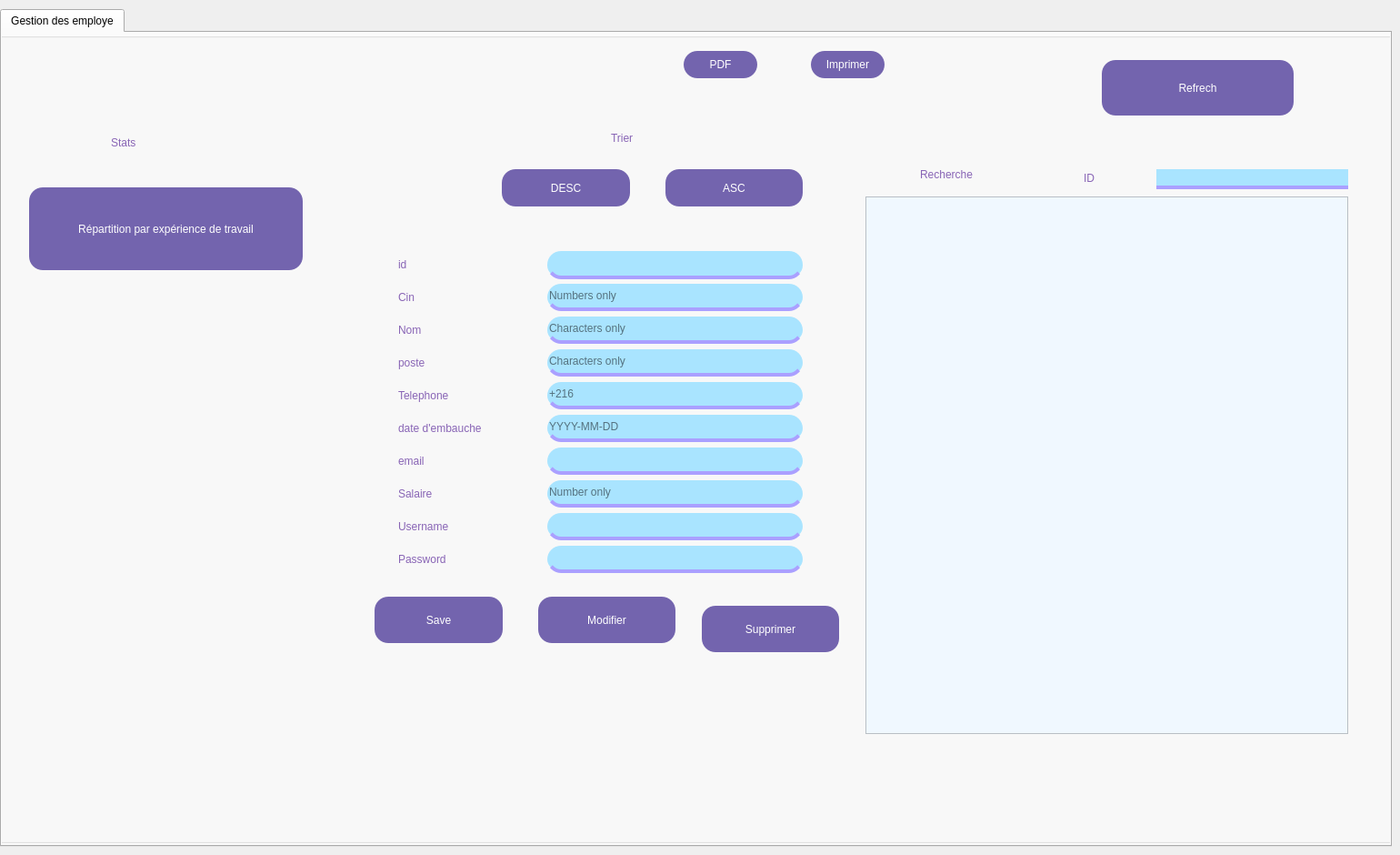
   <widget class="QWidget" name="page_2">
    <widget class="QTabWidget" name="tabWidget_2">
     <property name="geometry">
      <rect>
       <x>0</x>
       <y>10</y>
       <width>1531</width>
       <height>921</height>
      </rect>
     </property>
     <property name="styleSheet">
      <string notr="true"/>
     </property>
     <property name="currentIndex">
      <number>0</number>
     </property>
     <widget class="QWidget" name="tab_2">
      <attribute name="title">
       <string>Gestion des employe</string>
      </attribute>
      <widget class="QGroupBox" name="groupBox">
       <property name="geometry">
        <rect>
         <x>-40</x>
         <y>0</y>
         <width>1641</width>
         <height>891</height>
        </rect>
       </property>
       <property name="styleSheet">
        <string notr="true">background-color: transparent;
color: rgb(136, 100, 181);
font: 900 9pt &quot;Segoe UI Black&quot;;</string>
       </property>
       <property name="title">
        <string/>
       </property>
       <widget class="QPushButton" name="pb_ajouter">
        <property name="geometry">
         <rect>
          <x>450</x>
          <y>620</y>
          <width>141</width>
          <height>51</height>
         </rect>
        </property>
        <property name="styleSheet">
         <string notr="true">QPushButton
{
border:none;
color: white;
background-color: rgb(115, 100, 174);
font: 700 9pt &quot;Segoe UI&quot;;
border-radius:15px;
min-width: 80px; 
min-height: 30px; 
}

QPushButton:Hover
{
background-color: rgb(75,0,130);
}
QPushButton:pressed
{
border-bottom:5px solid rgb(75,0,130);
}


</string>
        </property>
        <property name="text">
         <string>Save</string>
        </property>
       </widget>
       <widget class="QLineEdit" name="cin_e">
        <property name="geometry">
         <rect>
          <x>640</x>
          <y>276</y>
          <width>281</width>
          <height>30</height>
         </rect>
        </property>
        <property name="styleSheet">
         <string notr="true">QLineEdit
{
	color:black;
	background-color: rgb(169, 228, 255);
	border:none;
	border-bottom:4px solid rgb(170,160 , 255) ;
	border-radius:15px;
}

QLineEdit:Focus
{
	border:4px solid rgb(170,160 , 255);
}</string>
        </property>
        <property name="placeholderText">
         <string>Numbers only</string>
        </property>
       </widget>
       <widget class="QLabel" name="label_2">
        <property name="geometry">
         <rect>
          <x>476</x>
          <y>312</y>
          <width>58</width>
          <height>30</height>
         </rect>
        </property>
        <property name="styleSheet">
         <string notr="true"/>
        </property>
        <property name="text">
         <string>Nom</string>
        </property>
       </widget>
       <widget class="QLineEdit" name="nom_e">
        <property name="geometry">
         <rect>
          <x>640</x>
          <y>312</y>
          <width>281</width>
          <height>30</height>
         </rect>
        </property>
        <property name="styleSheet">
         <string notr="true">QLineEdit
{
	color:black;
	background-color: rgb(169, 228, 255);
	border:none;
	border-bottom:4px solid rgb(170,160 , 255) ;
	border-radius:15px;
}

QLineEdit:Focus
{
	border:4px solid rgb(170,160 , 255);
}</string>
        </property>
        <property name="placeholderText">
         <string>Characters only</string>
        </property>
       </widget>
       <widget class="QLabel" name="label_3">
        <property name="geometry">
         <rect>
          <x>476</x>
          <y>276</y>
          <width>46</width>
          <height>30</height>
         </rect>
        </property>
        <property name="styleSheet">
         <string notr="true"/>
        </property>
        <property name="text">
         <string>Cin</string>
        </property>
       </widget>
       <widget class="QLabel" name="label_4">
        <property name="geometry">
         <rect>
          <x>476</x>
          <y>348</y>
          <width>65</width>
          <height>30</height>
         </rect>
        </property>
        <property name="styleSheet">
         <string notr="true"/>
        </property>
        <property name="text">
         <string>poste</string>
        </property>
       </widget>
       <widget class="QLineEdit" name="poste_e">
        <property name="geometry">
         <rect>
          <x>640</x>
          <y>348</y>
          <width>281</width>
          <height>30</height>
         </rect>
        </property>
        <property name="styleSheet">
         <string notr="true">QLineEdit
{
	color:black;
	background-color: rgb(169, 228, 255);
	border:none;
	border-bottom:4px solid rgb(170,160 , 255) ;
	border-radius:15px;
}

QLineEdit:Focus
{
	border:4px solid rgb(170,160 , 255);
}</string>
        </property>
        <property name="placeholderText">
         <string>Characters only</string>
        </property>
       </widget>
       <widget class="QLabel" name="label_9">
        <property name="geometry">
         <rect>
          <x>476</x>
          <y>492</y>
          <width>76</width>
          <height>30</height>
         </rect>
        </property>
        <property name="styleSheet">
         <string notr="true"/>
        </property>
        <property name="text">
         <string>Salaire</string>
        </property>
       </widget>
       <widget class="QLineEdit" name="salaire_e">
        <property name="geometry">
         <rect>
          <x>640</x>
          <y>492</y>
          <width>281</width>
          <height>30</height>
         </rect>
        </property>
        <property name="styleSheet">
         <string notr="true">QLineEdit
{
	color:black;
	background-color: rgb(169, 228, 255);
	border:none;
	border-bottom:4px solid rgb(170,160 , 255) ;
	border-radius:15px;
}

QLineEdit:Focus
{
	border:4px solid rgb(170,160 , 255);
}</string>
        </property>
        <property name="placeholderText">
         <string>Number only</string>
        </property>
       </widget>
       <widget class="QLabel" name="label_6">
        <property name="geometry">
         <rect>
          <x>476</x>
          <y>420</y>
          <width>158</width>
          <height>30</height>
         </rect>
        </property>
        <property name="text">
         <string>date d'embauche</string>
        </property>
       </widget>
       <widget class="QLineEdit" name="datee_e">
        <property name="geometry">
         <rect>
          <x>640</x>
          <y>420</y>
          <width>281</width>
          <height>30</height>
         </rect>
        </property>
        <property name="styleSheet">
         <string notr="true">QLineEdit
{
	color:black;
	background-color: rgb(169, 228, 255);
	border:none;
	border-bottom:4px solid rgb(170,160 , 255) ;
	border-radius:15px;
}

QLineEdit:Focus
{
	border:4px solid rgb(170,160 , 255);
}</string>
        </property>
        <property name="placeholderText">
         <string>YYYY-MM-DD</string>
        </property>
       </widget>
       <widget class="QTableView" name="tab_employes">
        <property name="geometry">
         <rect>
          <x>990</x>
          <y>180</y>
          <width>531</width>
          <height>591</height>
         </rect>
        </property>
        <property name="styleSheet">
         <string notr="true">QTableView {
    background-color: #f0f8ff; /* Background color for the table */
    alternate-background-color: #e6f2ff; /* Color for alternating rows */
    gridline-color: #c1c1c1; /* Grid line color */
    selection-background-color: #add8e6; /* Background color when a cell is selected */
    selection-color: #000000; /* Text color when a cell is selected */
    font: bold 12px &quot;Arial&quot;; /* Font settings for the table cells */
}

QHeaderView::section {
    background-color: #4682b4; /* Header background color */
    color: white; /* Header text color */
    font: bold 13px &quot;Arial&quot;; /* Font settings for the header */
    border: 1px solid #6c757d; /* Border for the header */
    padding: 4px; /* Padding in header */
}

QTableWidget QTableCornerButton::section {
    background-color: #4682b4; /* Corner button background */
    border: 1px solid #6c757d; /* Corner button border */
}

/* Vertical Scrollbar */
QScrollBar:vertical {
    border: none;
    background-color: #F0F8FF; /* Background of the scrollbar */
    width: 25px; /* Width of the vertical scrollbar */
    margin: 20px 0; /* Margin at the top and bottom */
}

QScrollBar::handle:vertical {
    background-color: #4682B4; /* Color of the scrollbar handle */
    min-height: 40px; /* Minimum height of the handle */
    border-radius: 8px; /* Rounded scrollbar handle */
}

QScrollBar::add-line:vertical, QScrollBar::sub-line:vertical {
    background-color: #4682B4; /* Color of the scroll buttons */
    height: 25px; /* Size of the scroll buttons */
    subcontrol-origin: margin;
    subcontrol-position: top;
    border-radius: 5px; /* Rounded scroll buttons */
}

QScrollBar::add-line:vertical:hover, QScrollBar::sub-line:vertical:hover {
    background-color: #5A9BD6; /* Hover effect for the scroll buttons */
}

QScrollBar::add-line:vertical:pressed, QScrollBar::sub-line:vertical:pressed {
    background-color: #2F6690; /* Pressed effect for the scroll buttons */
}

QScrollBar::up-arrow:vertical, QScrollBar::down-arrow:vertical {
    border: none;
    width: 10px; /* Larger arrow size */
    height: 10px;
    background: none;
}

/* Horizontal Scrollbar */
QScrollBar:horizontal {
    border: none;
    background-color: #F0F8FF; /* Background of the scrollbar */
    height: 25px; /* Height of the horizontal scrollbar */
    margin: 0 20px; /* Margin on the left and right */
}

QScrollBar::handle:horizontal {
    background-color: #4682B4; /* Color of the scrollbar handle */
    min-width: 40px; /* Minimum width of the handle */
    border-radius: 8px; /* Rounded scrollbar handle */
}

QScrollBar::add-line:horizontal, QScrollBar::sub-line:horizontal {
    background-color: #4682B4; /* Color of the scroll buttons */
    width: 25px; /* Size of the scroll buttons */
    subcontrol-origin: margin;
    subcontrol-position: left;
    border-radius: 5px;
}

QScrollBar::add-line:horizontal:hover, QScrollBar::sub-line:horizontal:hover {
    background-color: #5A9BD6; /* Hover effect for the scroll buttons */
}

QScrollBar::add-line:horizontal:pressed, QScrollBar::sub-line:horizontal:pressed {
    background-color: #2F6690; /* Pressed effect for the scroll buttons */
}

QScrollBar::left-arrow:horizontal, QScrollBar::right-arrow:horizontal {
    border: none;
    width: 10px; /* Larger arrow size */
    height: 10px;
    background: none;
}
</string>
        </property>
       </widget>
       <widget class="QLabel" name="label_21">
        <property name="geometry">
         <rect>
          <x>476</x>
          <y>384</y>
          <width>104</width>
          <height>30</height>
         </rect>
        </property>
        <property name="text">
         <string>Telephone</string>
        </property>
       </widget>
       <widget class="QLineEdit" name="telephone_e">
        <property name="geometry">
         <rect>
          <x>640</x>
          <y>384</y>
          <width>281</width>
          <height>30</height>
         </rect>
        </property>
        <property name="styleSheet">
         <string notr="true">QLineEdit
{
	color:black;
	background-color: rgb(169, 228, 255);
	border:none;
	border-bottom:4px solid rgb(170,160 , 255) ;
	border-radius:15px;
}

QLineEdit:Focus
{
	border:4px solid rgb(170,160 , 255);
}</string>
        </property>
        <property name="placeholderText">
         <string>+216</string>
        </property>
       </widget>
       <widget class="QPushButton" name="pb_modifier_2">
        <property name="geometry">
         <rect>
          <x>630</x>
          <y>620</y>
          <width>151</width>
          <height>51</height>
         </rect>
        </property>
        <property name="styleSheet">
         <string notr="true">QPushButton
{
border:none;
color: white;
background-color: rgb(115, 100, 174);
font: 700 9pt &quot;Segoe UI&quot;;
border-radius:15px;
min-width: 80px; 
min-height: 30px; 
}

QPushButton:Hover
{
background-color: rgb(75,0,130);
}
QPushButton:pressed
{
border-bottom:5px solid rgb(75,0,130);
}


</string>
        </property>
        <property name="text">
         <string>Modifier</string>
        </property>
       </widget>
       <widget class="QPushButton" name="pb_supprimer">
        <property name="geometry">
         <rect>
          <x>810</x>
          <y>630</y>
          <width>151</width>
          <height>51</height>
         </rect>
        </property>
        <property name="styleSheet">
         <string notr="true">QPushButton
{
border:none;
color: white;
background-color: rgb(115, 100, 174);
font: 700 9pt &quot;Segoe UI&quot;;
border-radius:15px;
min-width: 80px; 
min-height: 30px; 
}

QPushButton:Hover
{
background-color: rgb(75,0,130);
}
QPushButton:pressed
{
border-bottom:5px solid rgb(75,0,130);
}


</string>
        </property>
        <property name="text">
         <string>Supprimer</string>
        </property>
       </widget>
       <widget class="QRadioButton" name="radioButton">
        <property name="geometry">
         <rect>
          <x>1210</x>
          <y>150</y>
          <width>97</width>
          <height>20</height>
         </rect>
        </property>
        <property name="text">
         <string>ID</string>
        </property>
       </widget>
       <widget class="QLabel" name="label_7">
        <property name="geometry">
         <rect>
          <x>1050</x>
          <y>140</y>
          <width>121</width>
          <height>31</height>
         </rect>
        </property>
        <property name="text">
         <string>Recherche</string>
        </property>
       </widget>
       <widget class="QLineEdit" name="lineEdit">
        <property name="geometry">
         <rect>
          <x>1310</x>
          <y>150</y>
          <width>211</width>
          <height>22</height>
         </rect>
        </property>
        <property name="styleSheet">
         <string notr="true">QLineEdit
{
	color:black;
	background-color: rgb(169, 228, 255);
	border:none;
	border-bottom:4px solid rgb(170,160 , 255) ;
	border-radius:15px;
}

QLineEdit:Focus
{
	border:4px solid rgb(170,160 , 255);
}</string>
        </property>
       </widget>
       <widget class="QPushButton" name="sortAscButton">
        <property name="geometry">
         <rect>
          <x>770</x>
          <y>150</y>
          <width>151</width>
          <height>41</height>
         </rect>
        </property>
        <property name="styleSheet">
         <string notr="true">QPushButton
{
border:none;
color: white;
background-color: rgb(115, 100, 174);
font: 700 9pt &quot;Segoe UI&quot;;
border-radius:15px;
min-width: 80px; 
min-height: 30px; 
}

QPushButton:Hover
{
background-color: rgb(75,0,130);
}
QPushButton:pressed
{
border-bottom:5px solid rgb(75,0,130);
}


</string>
        </property>
        <property name="text">
         <string>ASC</string>
        </property>
       </widget>
       <widget class="QPushButton" name="sortDescButton">
        <property name="geometry">
         <rect>
          <x>590</x>
          <y>150</y>
          <width>141</width>
          <height>41</height>
         </rect>
        </property>
        <property name="styleSheet">
         <string notr="true">QPushButton
{
border:none;
color: white;
background-color: rgb(115, 100, 174);
font: 700 9pt &quot;Segoe UI&quot;;
border-radius:15px;
min-width: 80px; 
min-height: 30px; 
}

QPushButton:Hover
{
background-color: rgb(75,0,130);
}
QPushButton:pressed
{
border-bottom:5px solid rgb(75,0,130);
}


</string>
        </property>
        <property name="text">
         <string>DESC</string>
        </property>
       </widget>
       <widget class="QLabel" name="label_8">
        <property name="geometry">
         <rect>
          <x>710</x>
          <y>100</y>
          <width>101</width>
          <height>31</height>
         </rect>
        </property>
        <property name="text">
         <string>Trier</string>
        </property>
       </widget>
       <widget class="QLabel" name="label_13">
        <property name="geometry">
         <rect>
          <x>476</x>
          <y>528</y>
          <width>102</width>
          <height>30</height>
         </rect>
        </property>
        <property name="text">
         <string>Username</string>
        </property>
       </widget>
       <widget class="QLineEdit" name="user_e">
        <property name="geometry">
         <rect>
          <x>640</x>
          <y>528</y>
          <width>281</width>
          <height>30</height>
         </rect>
        </property>
        <property name="styleSheet">
         <string notr="true">QLineEdit
{
	color:black;
	background-color: rgb(169, 228, 255);
	border:none;
	border-bottom:4px solid rgb(170,160 , 255) ;
	border-radius:15px;
}

QLineEdit:Focus
{
	border:4px solid rgb(170,160 , 255);
}</string>
        </property>
        <property name="placeholderText">
         <string/>
        </property>
       </widget>
       <widget class="QLabel" name="label_14">
        <property name="geometry">
         <rect>
          <x>476</x>
          <y>564</y>
          <width>98</width>
          <height>30</height>
         </rect>
        </property>
        <property name="text">
         <string>Password</string>
        </property>
       </widget>
       <widget class="QLineEdit" name="pas_e">
        <property name="geometry">
         <rect>
          <x>640</x>
          <y>564</y>
          <width>281</width>
          <height>30</height>
         </rect>
        </property>
        <property name="styleSheet">
         <string notr="true">QLineEdit
{
	color:black;
	background-color: rgb(169, 228, 255);
	border:none;
	border-bottom:4px solid rgb(170,160 , 255) ;
	border-radius:15px;
}

QLineEdit:Focus
{
	border:4px solid rgb(170,160 , 255);
}</string>
        </property>
       </widget>
       <widget class="QPushButton" name="pb_pdf">
        <property name="geometry">
         <rect>
          <x>790</x>
          <y>20</y>
          <width>81</width>
          <height>30</height>
         </rect>
        </property>
        <property name="styleSheet">
         <string notr="true">QPushButton
{
border:none;
color: white;
background-color: rgb(115, 100, 174);
font: 700 9pt &quot;Segoe UI&quot;;
border-radius:15px;
min-width: 80px; 
min-height: 30px; 
}

QPushButton:Hover
{
background-color: rgb(75,0,130);
}
QPushButton:pressed
{
border-bottom:5px solid rgb(75,0,130);
}


</string>
        </property>
        <property name="text">
         <string>PDF</string>
        </property>
       </widget>
       <widget class="QPushButton" name="refrech_pb">
        <property name="geometry">
         <rect>
          <x>1250</x>
          <y>30</y>
          <width>211</width>
          <height>61</height>
         </rect>
        </property>
        <property name="styleSheet">
         <string notr="true">QPushButton
{
border:none;
color: white;
background-color: rgb(115, 100, 174);
font: 700 9pt &quot;Segoe UI&quot;;
border-radius:15px;
min-width: 80px; 
min-height: 30px; 
}

QPushButton:Hover
{
background-color: rgb(75,0,130);
}
QPushButton:pressed
{
border-bottom:5px solid rgb(75,0,130);
}


</string>
        </property>
        <property name="text">
         <string>Refrech</string>
        </property>
       </widget>
       <widget class="QPushButton" name="statb">
        <property name="geometry">
         <rect>
          <x>70</x>
          <y>170</y>
          <width>301</width>
          <height>91</height>
         </rect>
        </property>
        <property name="styleSheet">
         <string notr="true">QPushButton
{
border:none;
color: white;
background-color: rgb(115, 100, 174);
font: 700 9pt &quot;Segoe UI&quot;;
border-radius:15px;
min-width: 80px; 
min-height: 30px; 
}

QPushButton:Hover
{
background-color: rgb(75,0,130);
}
QPushButton:pressed
{
border-bottom:5px solid rgb(75,0,130);
}


</string>
        </property>
        <property name="text">
         <string>Répartition par expérience de travail</string>
        </property>
       </widget>
       <widget class="QLabel" name="label_20">
        <property name="geometry">
         <rect>
          <x>160</x>
          <y>100</y>
          <width>111</width>
          <height>41</height>
         </rect>
        </property>
        <property name="text">
         <string>Stats</string>
        </property>
       </widget>
       <widget class="QLabel" name="lab_chart_pie">
        <property name="geometry">
         <rect>
          <x>660</x>
          <y>140</y>
          <width>541</width>
          <height>600</height>
         </rect>
        </property>
        <property name="font">
         <font>
          <family>Segoe UI Black</family>
          <pointsize>9</pointsize>
          <weight>99</weight>
          <italic>false</italic>
          <bold>true</bold>
         </font>
        </property>
        <property name="text">
         <string/>
        </property>
       </widget>
       <widget class="QLabel" name="lab_chart_bar">
        <property name="geometry">
         <rect>
          <x>940</x>
          <y>200</y>
          <width>541</width>
          <height>701</height>
         </rect>
        </property>
        <property name="font">
         <font>
          <family>Segoe UI Black</family>
          <pointsize>9</pointsize>
          <weight>99</weight>
          <italic>false</italic>
          <bold>true</bold>
         </font>
        </property>
        <property name="text">
         <string/>
        </property>
       </widget>
       <widget class="QPushButton" name="Imprimer">
        <property name="geometry">
         <rect>
          <x>930</x>
          <y>20</y>
          <width>81</width>
          <height>30</height>
         </rect>
        </property>
        <property name="styleSheet">
         <string notr="true">QPushButton
{
border:none;
color: white;
background-color: rgb(115, 100, 174);
font: 700 9pt &quot;Segoe UI&quot;;
border-radius:15px;
min-width: 80px; 
min-height: 30px; 
}

QPushButton:Hover
{
background-color: rgb(75,0,130);
}
QPushButton:pressed
{
border-bottom:5px solid rgb(75,0,130);
}


</string>
        </property>
        <property name="text">
         <string>Imprimer</string>
        </property>
       </widget>
       <widget class="QLabel" name="label_15">
        <property name="geometry">
         <rect>
          <x>476</x>
          <y>240</y>
          <width>35</width>
          <height>30</height>
         </rect>
        </property>
        <property name="styleSheet">
         <string notr="true">background-color: transparent;
color: rgb(136, 100, 181);
font: 900 9pt &quot;Segoe UI Black&quot;;</string>
        </property>
        <property name="text">
         <string>id</string>
        </property>
       </widget>
       <widget class="QLineEdit" name="id_e">
        <property name="geometry">
         <rect>
          <x>640</x>
          <y>240</y>
          <width>281</width>
          <height>31</height>
         </rect>
        </property>
        <property name="styleSheet">
         <string notr="true">QLineEdit
{
	color:black;
	background-color: rgb(169, 228, 255);
	border:none;
	border-bottom:4px solid rgb(170,160 , 255) ;
	border-radius:15px;
}

QLineEdit:Focus
{
	border:4px solid rgb(170,160 , 255);
}</string>
        </property>
       </widget>
       <widget class="QLineEdit" name="email_e">
        <property name="geometry">
         <rect>
          <x>640</x>
          <y>456</y>
          <width>281</width>
          <height>30</height>
         </rect>
        </property>
        <property name="styleSheet">
         <string notr="true">QLineEdit
{
	color:black;
	background-color: rgb(169, 228, 255);
	border:none;
	border-bottom:4px solid rgb(170,160 , 255) ;
	border-radius:15px;
}

QLineEdit:Focus
{
	border:4px solid rgb(170,160 , 255);
}</string>
        </property>
       </widget>
       <widget class="QLabel" name="label_10">
        <property name="geometry">
         <rect>
          <x>476</x>
          <y>456</y>
          <width>64</width>
          <height>30</height>
         </rect>
        </property>
        <property name="text">
         <string>email</string>
        </property>
       </widget>
       <zorder>label_6</zorder>
       <zorder>label_10</zorder>
       <zorder>lab_chart_pie</zorder>
       <zorder>lab_chart_bar</zorder>
       <zorder>nom_e</zorder>
       <zorder>label_2</zorder>
       <zorder>label_3</zorder>
       <zorder>poste_e</zorder>
       <zorder>label_9</zorder>
       <zorder>salaire_e</zorder>
       <zorder>pb_ajouter</zorder>
       <zorder>cin_e</zorder>
       <zorder>datee_e</zorder>
       <zorder>tab_employes</zorder>
       <zorder>label_21</zorder>
       <zorder>telephone_e</zorder>
       <zorder>pb_modifier_2</zorder>
       <zorder>pb_supprimer</zorder>
       <zorder>radioButton</zorder>
       <zorder>label_7</zorder>
       <zorder>lineEdit</zorder>
       <zorder>label_8</zorder>
       <zorder>label_13</zorder>
       <zorder>user_e</zorder>
       <zorder>label_14</zorder>
       <zorder>pas_e</zorder>
       <zorder>pb_pdf</zorder>
       <zorder>refrech_pb</zorder>
       <zorder>statb</zorder>
       <zorder>label_20</zorder>
       <zorder>Imprimer</zorder>
       <zorder>label_15</zorder>
       <zorder>id_e</zorder>
       <zorder>email_e</zorder>
       <zorder>label_4</zorder>
       <zorder>sortAscButton</zorder>
       <zorder>sortDescButton</zorder>
      </widget>
     </widget>
    </widget>
   </widget>
